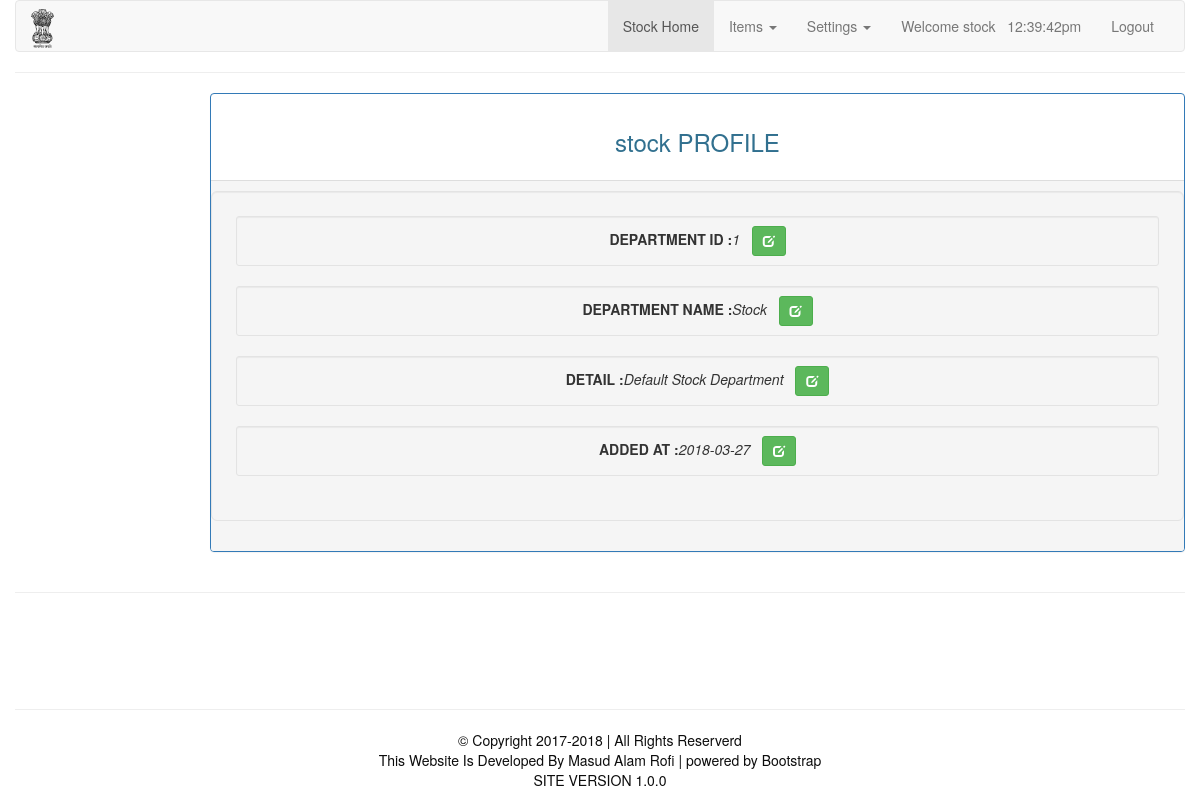
Page /view_profile.php (signed in) on the committed database.
### tables this page shows
CREATE TABLE IF NOT EXISTS `department` (
  `dept_id` int(11) NOT NULL AUTO_INCREMENT,
  `dept_name` varchar(30) NOT NULL,
  `password` varchar(255) NOT NULL,
  `role` int(11) NOT NULL DEFAULT '0',
  `dept_details` varchar(255) NOT NULL,
  `added_at` date DEFAULT NULL,
  PRIMARY KEY (`dept_id`),
  UNIQUE KEY `dept_name` (`dept_name`),
  KEY `dept_name_2` (`dept_name`)
);

### view_profile.php (the view, shortened to what this page needs)
<?php
    require_once 'includes/header.php';
    require_once 'includes/admin_nav.php';
?>
<?php
require_once 'db.php';
$sql = "SELECT * FROM  `department` WHERE `dept_id`='" . $_SESSION['dept_id'] . "'";
$query = $conn->query($sql);
$row = $query->fetch_assoc();
?>
<div class="container">
<div class="row">
<div class="col-md-offset-2">
<div class="panel panel-primary">
<div class="panel-body">
  <h3 class="text-center text-info"><?php echo $_SESSION['dept_name'] .' PROFILE'; ?></h3>
</div>
<div class="panel-footer">
    <div class="row">
    <div class="well well-lg text-center text-capitalize">
        <div class="well well-sm">
            <b>DEPARTMENT ID :</b><em><?php echo $row['dept_id'] ;?></em>&nbsp;&nbsp;&nbsp;<a href='#' class='btn btn-success btn-sm'><span class='glyphicon glyphicon-edit'></span></a>
        </div>
        <div class="well well-sm">
        <b>DEPARTMENT NAME :</b><em><?php echo $row['dept_name'] ;?></em>&nbsp;&nbsp;&nbsp;<a href='#' class='btn btn-success btn-sm'><span class='glyphicon glyphicon-edit'></span></a>
    </div>
    <div class="well well-sm">
        <b>DETAIL :</b><em><?php echo $row['dept_details'] ;?></em>&nbsp;&nbsp;&nbsp;<a href='#' class='btn btn-success btn-sm'><span class='glyphicon glyphicon-edit'></span></a>
    </div>
    <div class="well well-sm">
        <b>ADDED AT :</b><em><?php echo $row['added_at'] ;?></em>&nbsp;&nbsp;&nbsp;<a href='#' class='btn btn-success btn-sm'><span class='glyphicon glyphicon-edit'></span></a>
    </div>
    </div>
    </div>
</div>
</div>
</div>
</div>
</div>
<hr>
<?php require_once 'includes/footer.php'; ?>

### rows in the picture
department: dept_id "1", dept_name "Stock", dept_details "Default Stock Department", added_at "2018-03-27"

### other values in the picture
$_SESSION['dept_name'] "Stock"
$_SESSION['dept_name'] "stock"
APPVERSION "1.0.0"
